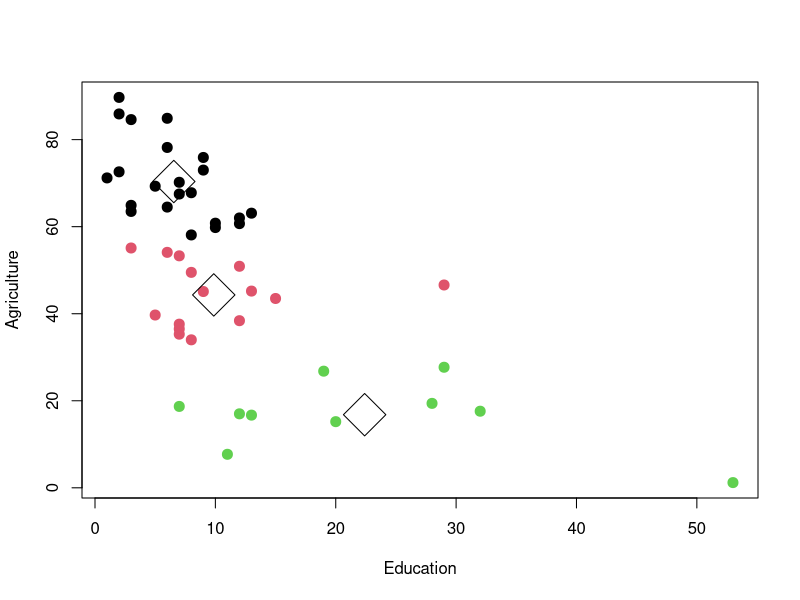
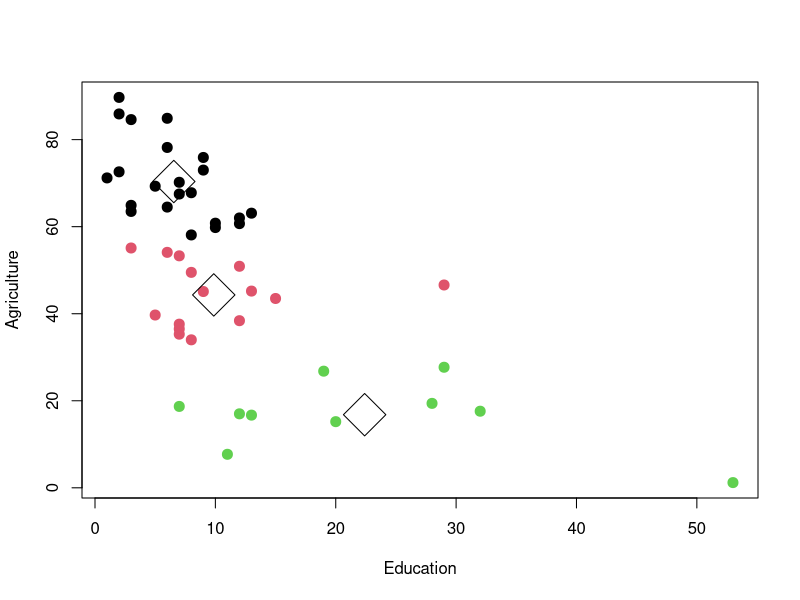

Generate these figures, in order, with R:
## ---- chunk 1
selectedData <- swiss[, c("Education", "Agriculture")]
kclust <- kmeans(selectedData, 3)
plot(selectedData, col=kclust$cluster, pch=20, cex=2)
points(kclust$centers, pch=5, cex=4, lwd=1)
## ---- chunk 2
plot(selectedData, col=kclust$cluster, pch=20, cex=2)
points(kclust$centers, pch=5, cex=4, lwd=1)
